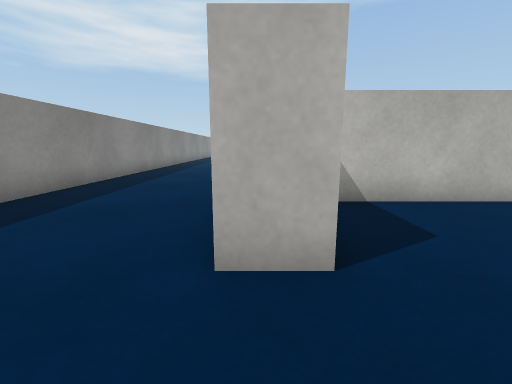
View 1 (above)

22 first-person views from a walk through a 3-D level made in the Unity game engine. The camera is 0.51 m above the floor, tilts 10° down and sees 90° across. The floor is counted in squares, 0.5 m on a side. Each view is taken from the middle of a square. On the plan, view 1 faces up. The plan holds only what a view shows up to about 11 squares ahead; the rest is blank. The place goes on beyond the plan. The player is left out. Surface patterns are stand-ins for the level's own textures.

View 2
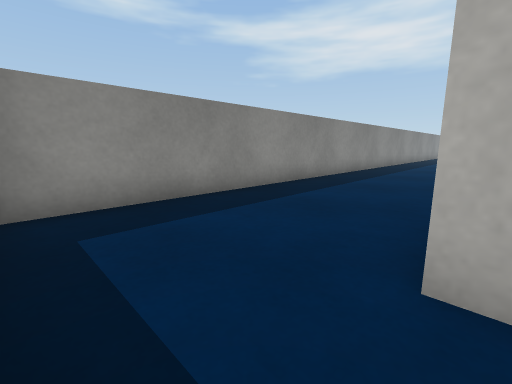

View 3
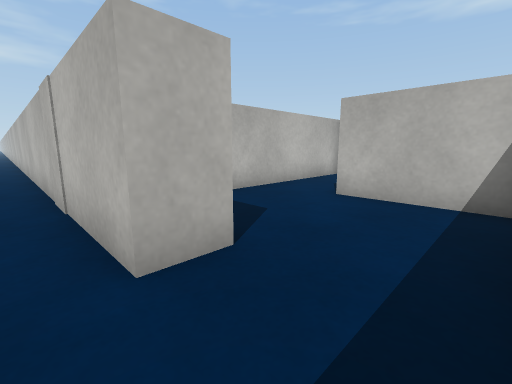

View 4
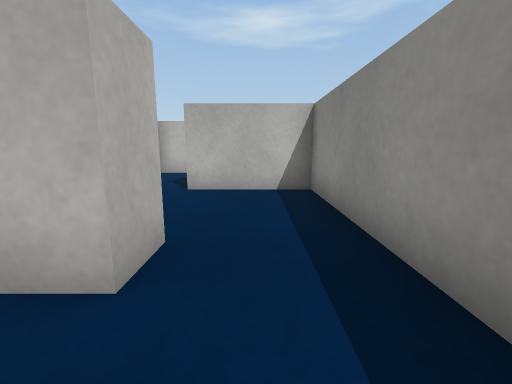

View 5
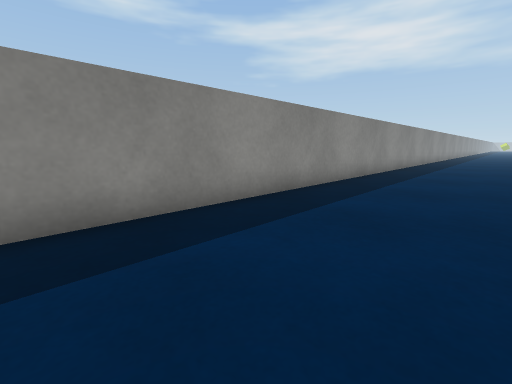

View 6
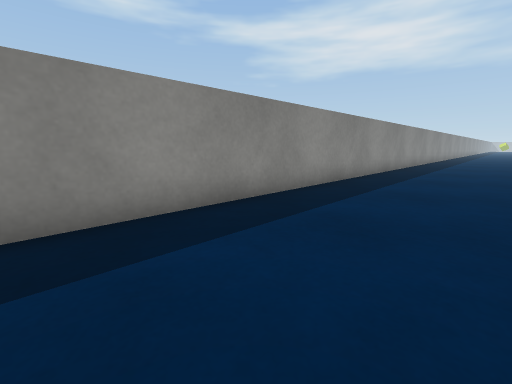

View 7
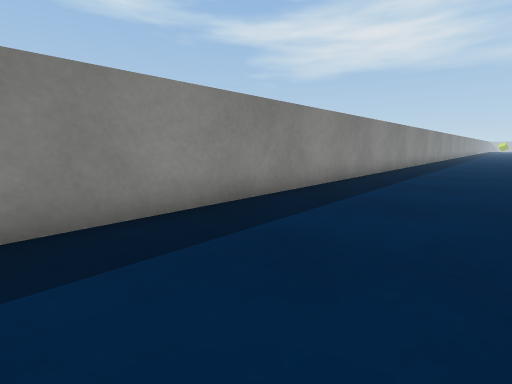

View 8
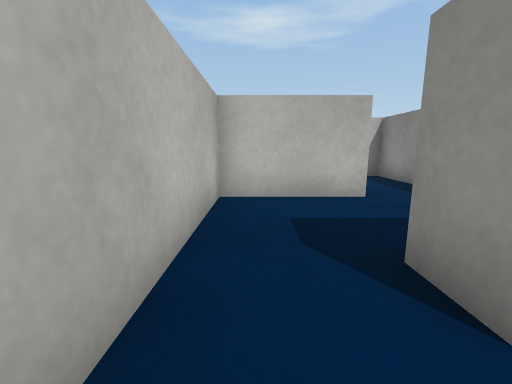

View 9
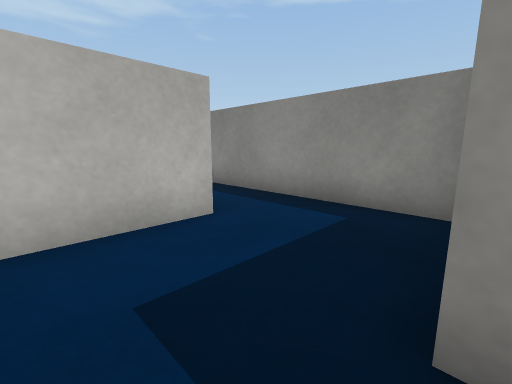

View 10
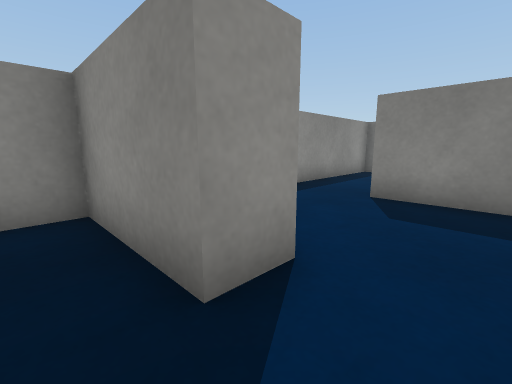

View 11
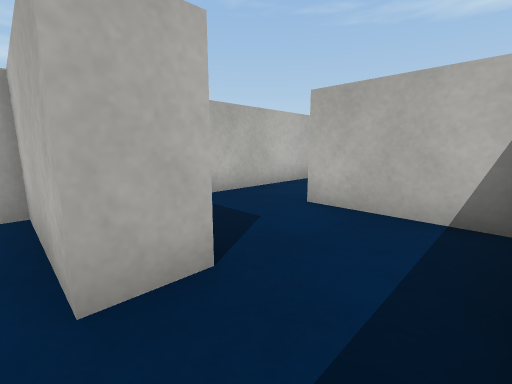

View 12
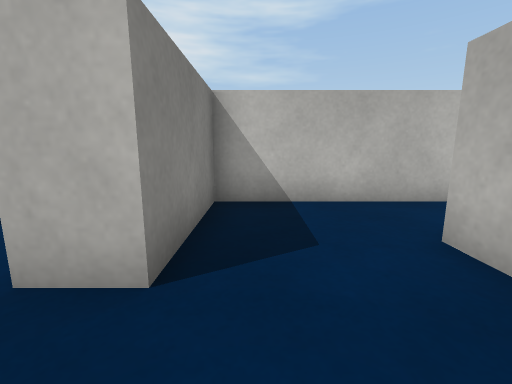

View 13
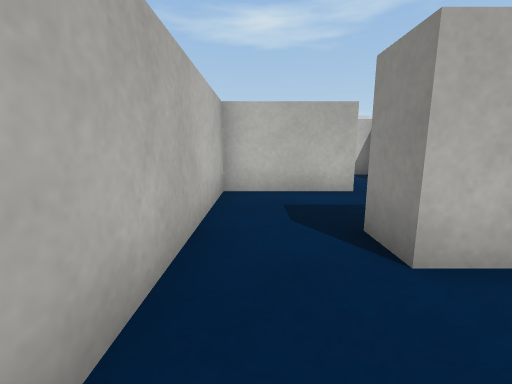

View 14
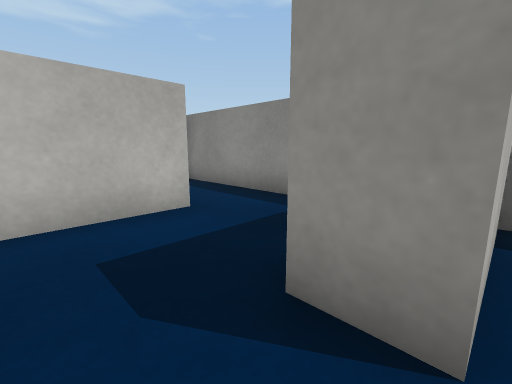

View 15
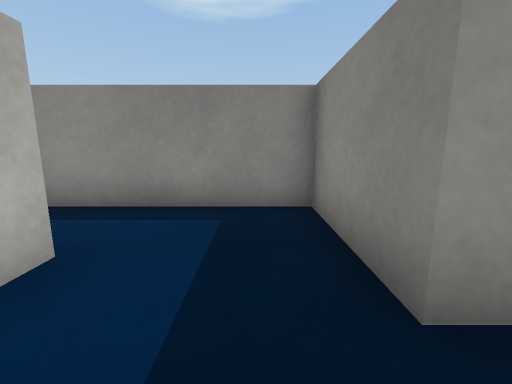

View 16
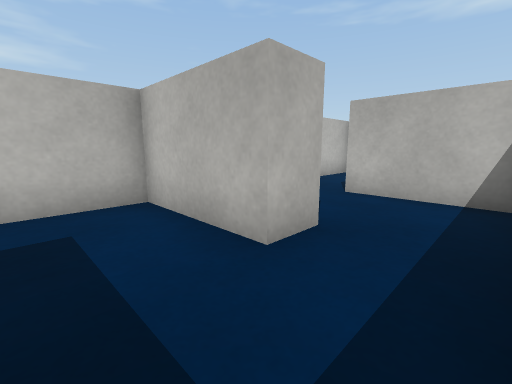

View 17
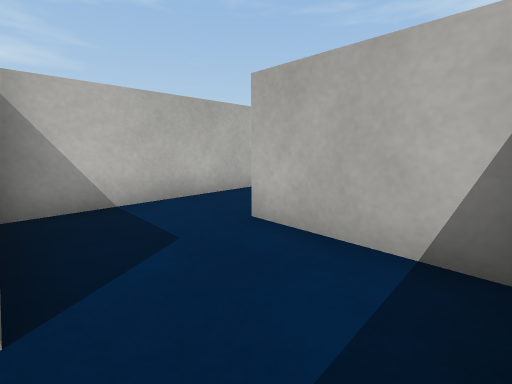

View 18
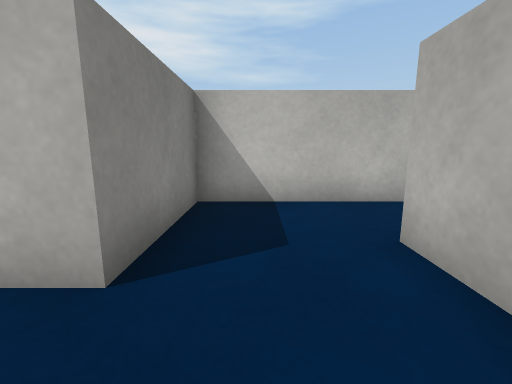

View 19
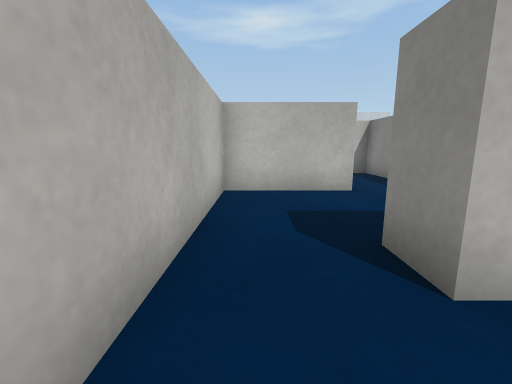

View 20
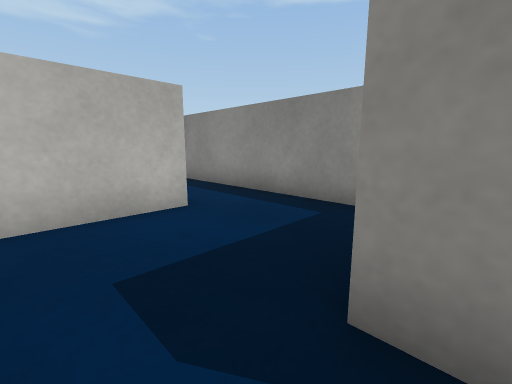

View 21
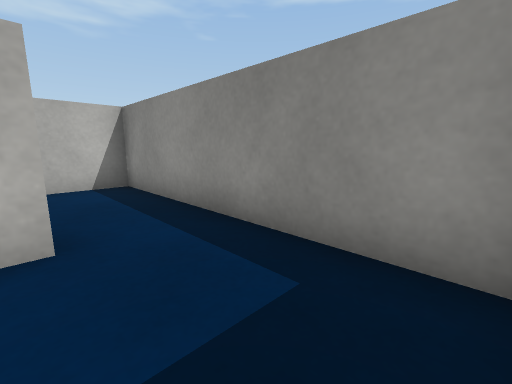

View 22
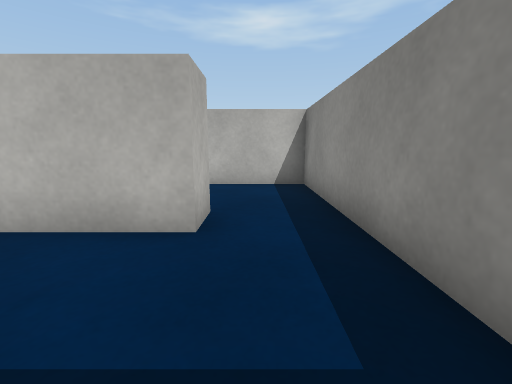

### Floor plan
Ten units are one square. View 1 is at (0, 0); x grows to the right and y downward. Boxes are objects, and circles mark ways between rooms. Rooms are numbered by the first view taken in them; rooms with no view inside come last. Other rooms are left out.
<svg viewBox="-52 -270 338 278">
<path fill="none" stroke="#000" d="M7 -20 -3 -20 -3 -152M-47 -265 -47 3 5 3M7 -41 7 -20M5 3 42 3 42 -27M35 -48 15 -48M42 -27 52 -27 52 -15M82 -17 82 -48 35 -48M52 -15 52 3 96 3M92 -17 82 -17M96 3 120 3 120 -14M120 -14 120 -27 130 -27M134 -48 92 -48 92 -17M130 -27 130 -15M159 -17 159 -48 134 -48M169 -17 159 -17M130 -15 130 3 174 3M174 3 196 3 196 -14M196 -14 196 -27 206 -27M206 -48 169 -48 169 -17M250 -17 240 -17 240 -48 206 -48M209 3 256 3M256 3 281 3 281 -14"/>
<circle cx="0" cy="-5" r="3" fill="#2a7"/>
<circle cx="45" cy="-35" r="3" fill="#2a7"/>
<circle cx="65" cy="-20" r="3" fill="#2a7"/>
<circle cx="85" cy="-5" r="3" fill="#2a7"/>
<circle cx="105" cy="-20" r="3" fill="#2a7"/>
<circle cx="125" cy="-35" r="3" fill="#2a7"/>
<circle cx="145" cy="-20" r="3" fill="#2a7"/>
<circle cx="165" cy="-5" r="3" fill="#2a7"/>
<circle cx="185" cy="-20" r="3" fill="#2a7"/>
<circle cx="200" cy="-35" r="3" fill="#2a7"/>
<circle cx="245" cy="-5" r="3" fill="#2a7"/>
<text x="-20" y="-130">1</text>
<text x="20" y="-20">2</text>
<text x="60" y="-30">3</text>
<text x="70" y="-10">4</text>
<text x="100" y="-10">5</text>
<text x="110" y="-30">6</text>
<text x="140" y="-30">7</text>
<text x="150" y="-10">8</text>
<text x="180" y="-10">9</text>
<text x="190" y="-30">10</text>
<text x="230" y="-20">11</text>
<text x="260" y="-10">12</text>
</svg>
Room 1 opens to room 2. Room 2 opens to room 3. Room 3 opens to room 4. Room 4 opens to room 5. Room 5 opens to room 6. Room 6 opens to room 7. Room 7 opens to room 8. Room 8 opens to room 9. Room 9 opens to room 10. Room 10 opens to room 11. Room 11 opens to room 12.

Where each view was taken, in squares from view 1:
view 1: 0 up, 0 right, facing up
view 2: 0 up, 0 right, facing up-left
view 3: 0 up, 1 left, facing up-right
view 4: 1 up, 2 left, facing right
view 5: 6 up, 1 left, facing up-left
view 6: 12 up, 1 left, facing up-left
view 7: 16 up, 1 left, facing up-left
view 8: 4 up, 3 right, facing right
view 9: 4 up, 5 right, facing down-right
view 10: 4 up, 6 right, facing down-left
view 11: 0 up, 8 right, facing up-right
view 12: 0 up, 10 right, facing up
view 13: 4 up, 10 right, facing right
view 14: 4 up, 12 right, facing down-right
view 15: 4 up, 14 right, facing down
view 16: 0 up, 14 right, facing up-right
view 17: 0 up, 17 right, facing up-right
view 18: 0 up, 18 right, facing up
view 19: 4 up, 18 right, facing right
view 20: 4 up, 20 right, facing down-right
view 21: 2 up, 21 right, facing down-right
view 22: 1 up, 21 right, facing right
